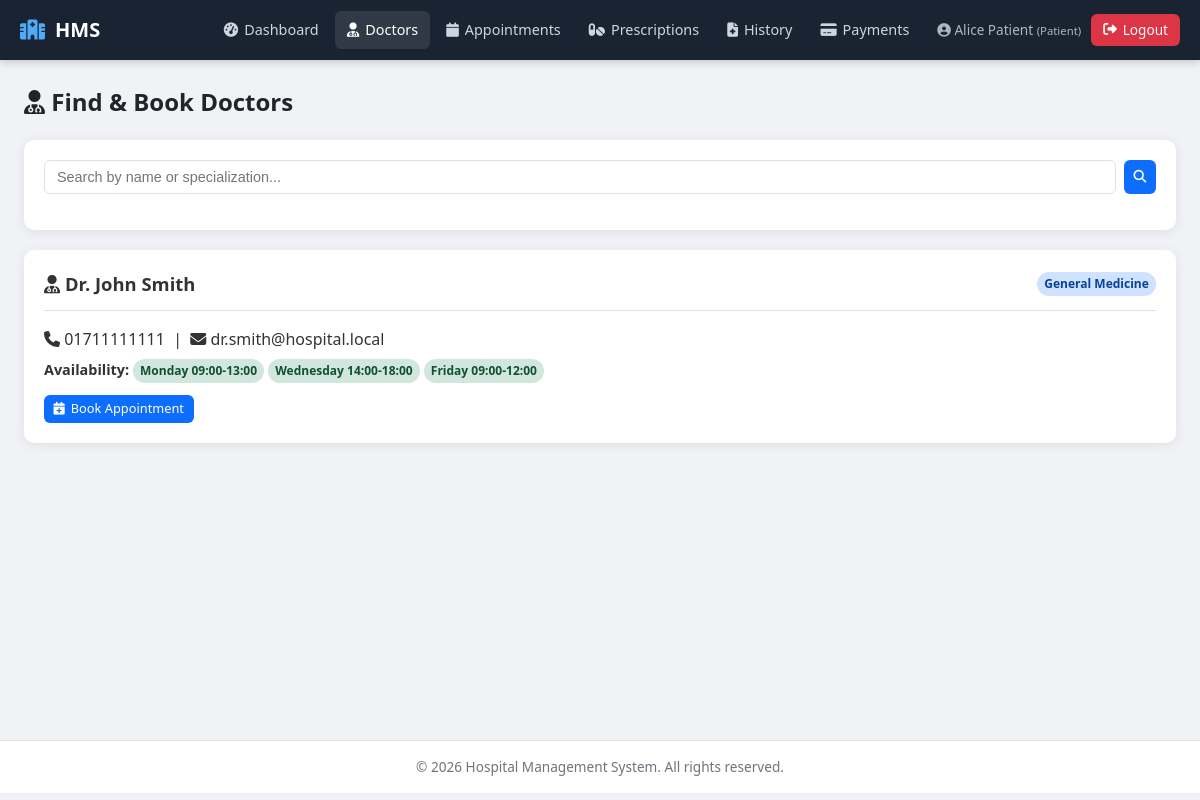
Page /index.php?page=patient_doctors (signed in) on the committed database.
### tables this page shows
CREATE TABLE IF NOT EXISTS users (
    id INT AUTO_INCREMENT PRIMARY KEY,
    username VARCHAR(50) NOT NULL UNIQUE,
    email VARCHAR(100) NOT NULL UNIQUE,
    password VARCHAR(255) NOT NULL,
    full_name VARCHAR(100) NOT NULL,
    role ENUM('admin','doctor','patient','receptionist') NOT NULL,
    phone VARCHAR(20) DEFAULT NULL,
    address TEXT DEFAULT NULL,
    gender ENUM('male','female','other') DEFAULT NULL,
    date_of_birth DATE DEFAULT NULL,
    specialization VARCHAR(100) DEFAULT NULL,  
    status ENUM('active','inactive') DEFAULT 'active',
    created_at TIMESTAMP DEFAULT CURRENT_TIMESTAMP,
    updated_at TIMESTAMP DEFAULT CURRENT_TIMESTAMP ON UPDATE CURRENT_TIMESTAMP
);

CREATE TABLE IF NOT EXISTS doctor_availability (
    id INT AUTO_INCREMENT PRIMARY KEY,
    doctor_id INT NOT NULL,
    day_of_week ENUM('Monday','Tuesday','Wednesday','Thursday','Friday','Saturday','Sunday') NOT NULL,
    start_time TIME NOT NULL,
    end_time TIME NOT NULL,
    max_patients INT DEFAULT 20,
    is_available TINYINT(1) DEFAULT 1,
    created_at TIMESTAMP DEFAULT CURRENT_TIMESTAMP,
    INDEX (doctor_id)
);

### controllers/patient_controller.php (called while the page is built, shortened)
<?php
require_once __DIR__ . '/../helpers/helpers.php';
require_once __DIR__ . '/../models/user_model.php';
function patient_doctors() {
    $doctors = user_get_doctors(true);
    foreach ($doctors as &$d) {
        $d['availability'] = doctor_get_availability($d['id']);
    }
    require __DIR__ . '/../views/patient/doctors.php';
}

### helpers/helpers.php (called while the page is built, shortened)
<?php
function e($string) {
    return htmlspecialchars($string ?? '', ENT_QUOTES, 'UTF-8');
}

### config/database.php (called while the page is built, shortened)
<?php
function get_db_connection() {
    static $conn = null;
    if ($conn === null) {
        $conn = mysqli_connect(DB_HOST, DB_USER, DB_PASS, DB_NAME);
        mysqli_set_charset($conn, 'utf8mb4');
    }
    return $conn;
}
function db_query($sql) {
    $conn = get_db_connection();
    $result = mysqli_query($conn, $sql);
    return $result;
}

### models/user_model.php (called while the page is built, shortened)
<?php
require_once __DIR__ . '/../config/database.php';
function user_get_doctors($active_only = true) {
    $status = $active_only ? "AND status = 'active'" : '';
    $result = db_query("SELECT id, full_name, specialization, phone, email FROM users WHERE role = 'doctor' $status ORDER BY full_name");
    $rows = [];
    if ($result) {
        while ($row = mysqli_fetch_assoc($result)) {
            $rows[] = $row;
        }
    }
    return $rows;
}

### models/doctor_model.php (called while the page is built, shortened)
<?php
require_once __DIR__ . '/../config/database.php';
function doctor_get_availability($doctor_id) {
    $doctor_id = (int)$doctor_id;
    $result = db_query("SELECT * FROM doctor_availability WHERE doctor_id = $doctor_id ORDER BY FIELD(day_of_week,'Monday','Tuesday','Wednesday','Thursday','Friday','Saturday','Sunday')");
    $rows = [];
    if ($result) {
        while ($row = mysqli_fetch_assoc($result)) {
            $rows[] = $row;
        }
    }
    return $rows;
}

### views/patient/doctors.php (the view, shortened to what this page needs)
<?php
require __DIR__ . '/../partials/header.php';
require __DIR__ . '/../partials/navbar.php';
?>
<h1 class="page-title"><i class="fas fa-user-md"></i> Find & Book Doctors</h1>
<div class="card">
    <form class="search-bar" method="GET">
        <input type="text" name="q" placeholder="Search by name or specialization..." value="<?= e($_GET['q']??'') ?>">
        <button type="submit" class="btn btn-primary btn-sm"><i class="fas fa-search"></i></button>
    </form>
</div>
<?php if (empty($doctors)): ?>
    <div class="card"><div class="empty-state"><i class="fas fa-user-md"></i><p>No doctors found.</p></div></div>
<?php else: foreach ($doctors as $d): ?>
<div class="card">
    <div class="card-header">
        <h3><i class="fas fa-user-md"></i> <?= e($d['full_name']) ?></h3>
        <span class="badge badge-confirmed"><?= e($d['specialization'] ?? 'General') ?></span>
    </div>
    <p><i class="fas fa-phone"></i> <?= e($d['phone']??'-') ?> &nbsp;|&nbsp; <i class="fas fa-envelope"></i> <?= e($d['email']) ?></p>
    <?php if (!empty($d['availability'])): ?>
        <p style="margin:0.5rem 0;font-size:0.9rem;"><strong>Availability:</strong>
        <?php foreach ($d['availability'] as $av): if ($av['is_available']): ?>
            <span class="badge badge-active"><?= e($av['day_of_week']) ?> <?= substr($av['start_time'],0,5) ?>-<?= substr($av['end_time'],0,5) ?></span>
        <?php endif; endforeach; ?>
        </p>
    <?php endif; ?>
    <details style="margin-top:0.75rem;">
        <summary class="btn btn-primary btn-sm" style="cursor:pointer;list-style:none;display:inline-flex;"><i class="fas fa-calendar-plus"></i> Book Appointment</summary>
    </details>
</div>
<?php endforeach; endif; ?>
<?php require __DIR__ . '/../partials/footer.php'; ?>

### assets/css/style.css (style rules this page uses)
:root { --primary: #0d6efd; --primary-dark: #0a58ca; --secondary: #6c757d; --success: #198754; --danger: #dc3545; --warning: #ffc107; --info: #0dcaf0; --dark: #212529; --light: #f8f9fa; --border: #dee2e6; --sidebar: #1a2332; --card-shadow: 0 2px 12px rgba(0,0,0,0.08); --radius: 10px; }
* { box-sizing: border-box; margin: 0; padding: 0; }
body { font-family: 'Segoe UI', system-ui, -apple-system, sans-serif; background: #f0f2f5; color: #333; line-height: 1.5; min-height: 100vh; }
.card { background: #fff; border-radius: var(--radius); box-shadow: var(--card-shadow); padding: 1.25rem; margin-bottom: 1.25rem; }
.card-header { display: flex; justify-content: space-between; align-items: center; margin-bottom: 1rem; padding-bottom: 0.75rem; border-bottom: 1px solid var(--border); }
.card-header h2, .card-header h3 { margin: 0; font-size: 1.15rem; }
.page-title { font-size: 1.5rem; margin-bottom: 1.25rem; color: var(--dark); }
.btn { display: inline-flex; align-items: center; gap: 6px; padding: 0.5rem 1rem; border: none; border-radius: 6px; font-size: 0.9rem; cursor: pointer; transition: background 0.2s, transform 0.1s; text-decoration: none; color: #fff; }
.btn-primary { background: var(--primary); }
.btn-sm { padding: 0.3rem 0.6rem; font-size: 0.8rem; }
.badge { display: inline-block; padding: 0.25em 0.6em; font-size: 0.75rem; font-weight: 600; border-radius: 50px; text-transform: capitalize; }
.badge-confirmed { background: #cfe2ff; color: #084298; }
.badge-active { background: #d1e7dd; color: #0f5132; }
.search-bar { display: flex; gap: 0.5rem; margin-bottom: 1rem; flex-wrap: wrap; }
.search-bar input, .search-bar select { padding: 0.5rem 0.75rem; border: 1px solid var(--border); border-radius: 6px; font-size: 0.9rem; }
.search-bar input { flex: 1; min-width: 180px; }

### rows in the picture
users: full_name "Dr. John Smith", specialization "General Medicine", phone "01711111111", email "dr.smith@hospital.local"
doctor_availability: day_of_week "Monday", start_time "09:00", end_time "13:00"
doctor_availability: day_of_week "Wednesday", start_time "14:00", end_time "18:00"
doctor_availability: day_of_week "Friday", start_time "09:00", end_time "12:00"

### other values in the picture
$user['full_name'] "Alice Patient"
role_label($role) "Patient"
